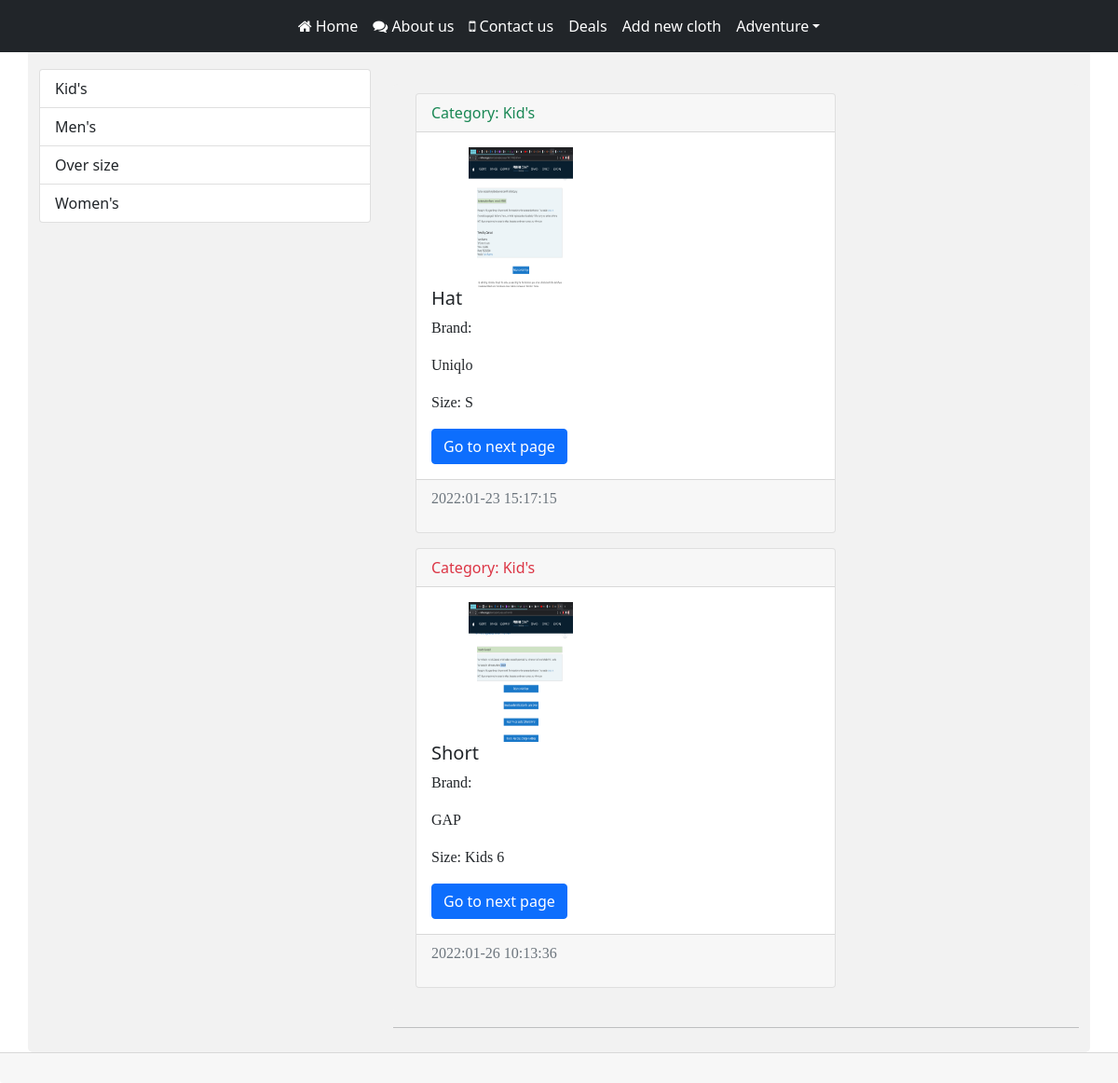
Before: /category/3 with the older database file.
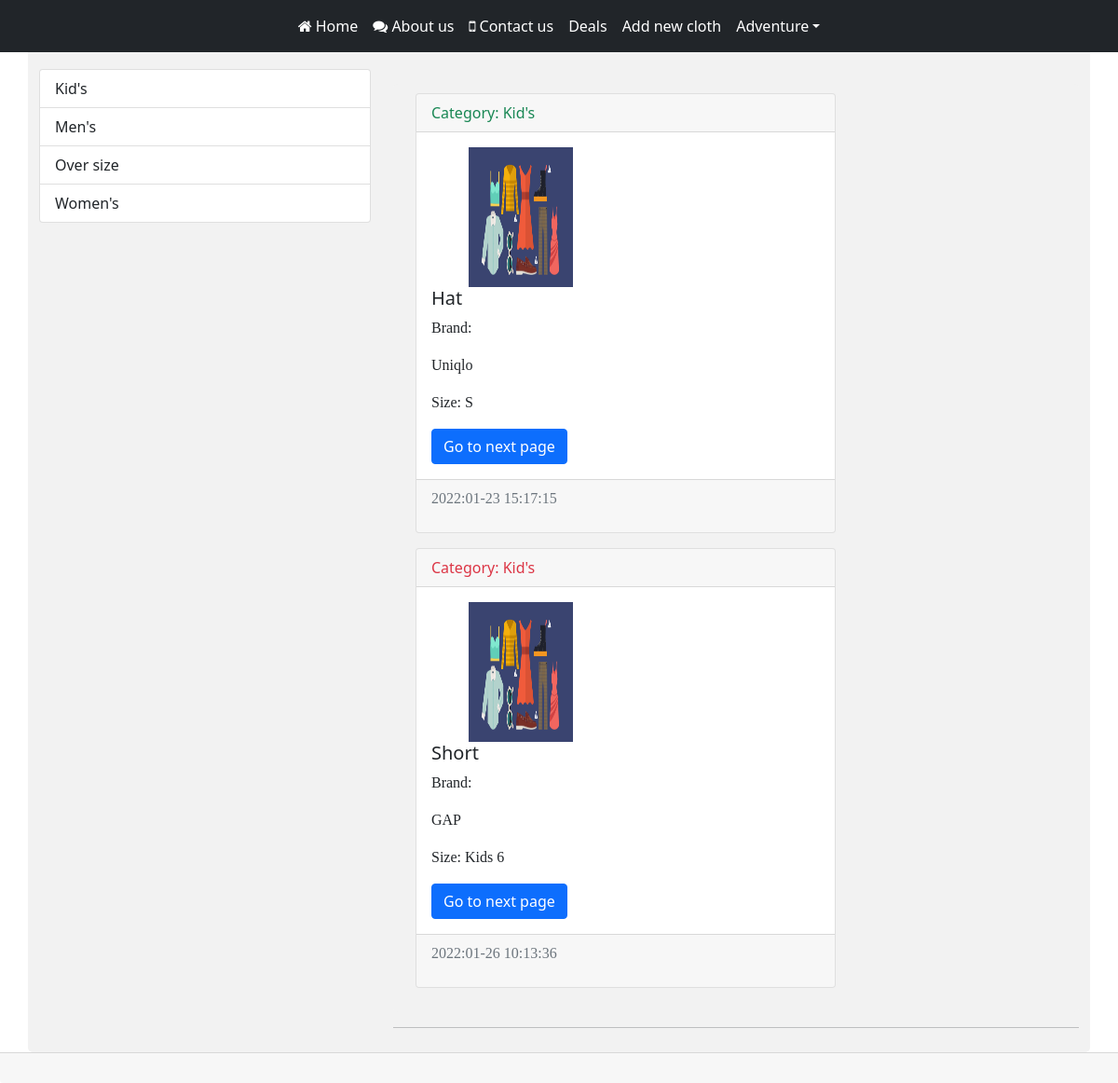
After: the same page with the newer database file.
### reishop/models.py (models this page shows, shortened)
class Category(models.Model):
    cloth_name = models.CharField(max_length=150, db_index=True, verbose_name="Category")
    def __str__(self):
        return self.cloth_name
    class Meta:
        verbose_name = 'Category'
        verbose_name_plural = 'Categories'
        ordering = ['cloth_name']

class Clothes(models.Model):
    id = models.IntegerField(primary_key=True, verbose_name='Number')
    cloth_name = models.CharField(max_length=200, verbose_name='Title')
    cloth_brand = models.CharField(max_length=200, verbose_name='Brand Name')
    cloth_size = models.CharField(max_length=200, verbose_name='Size')
    cloth_date_release = models.DateTimeField(auto_now_add=True, verbose_name='Date')
    photo = models.ImageField(upload_to='photos/%Y/%m/%d', default='')
    category = models.ForeignKey('Category', on_delete=models.PROTECT, null=True, verbose_name='Category')
    is_published = models.BooleanField(default=True, verbose_name='Published')
    class Meta:
        verbose_name = 'Clothes'
        verbose_name_plural = 'Clothes'
        ordering = ['cloth_date_release']

### reishop/views.py (the view)
# urls.py: path('category/<int:category_id>', CategoryView.as_view(extra_context={'title': 'Category header'}), name='category'),
class CategoryView(ListView):
    model = Clothes
    template_name = 'reishop/category_view.html'
    context_object_name = 'item'
    def get_context_data(self, *, object_list=None, **kwargs):
        context = super().get_context_data(**kwargs)
        context['title'] = Category.objects.get(pk=self.kwargs['category_id'])
        return context
    def get_queryset(self):
        return Clothes.objects.filter(category_id=self.kwargs['category_id'], is_published=True)

### reishop/templatetags/cloth_tags.py (called while the page is built)
@register.simple_tag(name='categoryFind')
def find_category():
    return Category.objects.all()

### reishop/templates/reishop/category_view.html (shortened to what this page needs)
{% extends 'Base.html' %}
{% block sidebar %}
{% include '_sidebar.html' %}
{% endblock %}
{% block content %}
<div class="container mt-3">
	<div class="row">
		<div class="col-md-8">
		{% for i in item %}
	<div class="card mb-3">
		<div class="card-header {% cycle 'text-success' 'text-danger' %}">
			Category: {{i.category}}
		</div>
		<div class="card-body">
			<div class="media">
				<div class="media-body">
					{% if i.photo %}
					<img src="{{ i.photo.url }}" width="300">
					{% else %}
					<img src="https://bitsofco.de/content/images/2018/12/broken-1.png" width="300">
					{% endif %}
			<h5 class="card-title">{{i.cloth_name}}</h5>
			<p class="card-text">Brand: {{i.cloth_brand|linebreaks}}</p>
			<p class="card-size">Size: {{i.cloth_size}}</p>
			<a href="#" class="btn btn-primary">Go to next page</a>
				</div>
				</div>
		</div>
		<div class="card-footer text-muted">
			<p>{{i.cloth_date_release|date:"Y:m-d H:i:s"}}</p>
		</div>
	</div>
	{% endfor %}
			</div>
	</div>
</div>
<hr>
{% endblock %}

### templates/Base.html (shortened to what this page needs)
<!DOCTYPE html>
<html lang="en">
<head>
	<link rel="stylesheet" type="text/css" href="style.css">
	<link rel="stylesheet" href="https://cdnjs.cloudflare.com/ajax/libs/font-awesome/4.7.0/css/font-awesome.min.css">
	<link href="https://cdn.jsdelivr.net/npm/bootstrap@5.1.3/dist/css/bootstrap.min.css" rel="stylesheet">
</head>
<body>
{% include '_nav.html' %}
<div class="container mt-3">
	<div class="row">
		<div class="col-md-4 mt-5">
			{% block sidebar %}SIDEBAR{% endblock %}
		</div>
		<div class="col-md-8 mt-5">
		{% block content %}CONTENT{% endblock %}
		</div>
	</div>
</div>
		<div class="card-footer text-muted">
		</div>
</body>
</html>

### templates/_nav.html (shortened to what this page needs)
<nav class="navbar navbar-expand-sm bg-dark navbar-dark fixed-top">
	<div class="container-fluid justify-content-center">
		<ul class="navbar-nav">
			<li class="nav-item">
				<a class="nav-link text-white" href="{% url 'home' %}" class="active"> <i class="fa fa-home"></i> Home</a>
			</li>
			<li class="nav-item">
				<a class="nav-link text-white" href="{% url 'about' %}"> <i class="fa fa-comments"></i> About us</a>
			</li>
			<li class="nav-item">
				<a class="nav-link text-white" href="{% url 'contact' %}"> <i class="fa fa-mobile"></i> Contact us</a>
			</li>
			<li class="nav-item">
				<a class="nav-link text-white" href="productsdescription.html">Deals</a>
			</li>
			<li class="nav-item">
				<a class="nav-link text-white" href="{% url 'add_cloth' %}">Add new cloth</a>
			</li>
			<li class="nav-item dropdown">
				<a class="nav-link dropdown-toggle text-white" href="#" role="button" data-bs-toggle="dropdown">Adventure</a>
		</ul>
	</div>
</nav>

### templates/_sidebar.html
	{% load cloth_tags %}
			<div class="list-group ">
				{% categoryFind as categories %}
				{% for i in categories %}
                   <a href="{% url 'category' i.pk  %}" class="list-group-item list-group-item-action" aria-current="true">
                    {{ i.cloth_name }}
                   {% endfor %}
  				</a>
			</div>

### reishop/templates/reishop/style.css (style rules this page uses)
p { max-width: 100%; font-family: 'Lora', serif; }
.container { border-radius: 5px; background-color: #f2f2f2; padding: 10px; }
img { display: inline-block; height: 150px; width: 27%; margin-right: 45px; margin-left: 40px; }
body { background-color: #f2f2f2; }

Changed rows visible on the page:
changed Clothes "Hat": photo: a different picture
changed Clothes "Short": photo: a different picture
